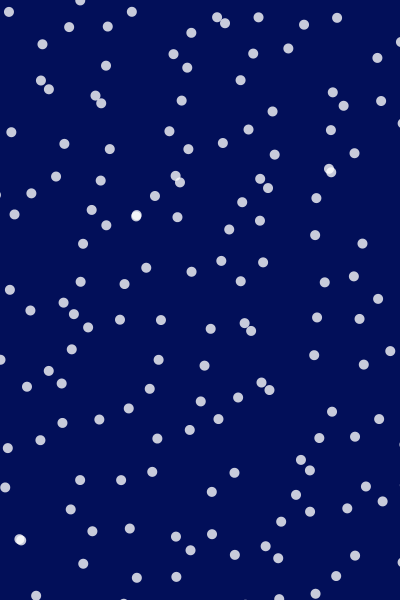
Frame 1 (no input)
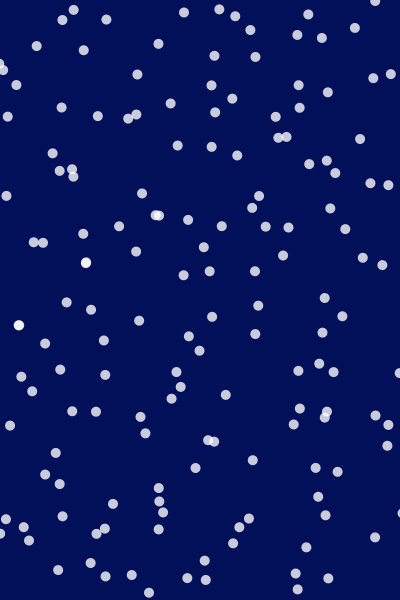
Frame 60 (the mouse pressed at the canvas centre just before this capture)
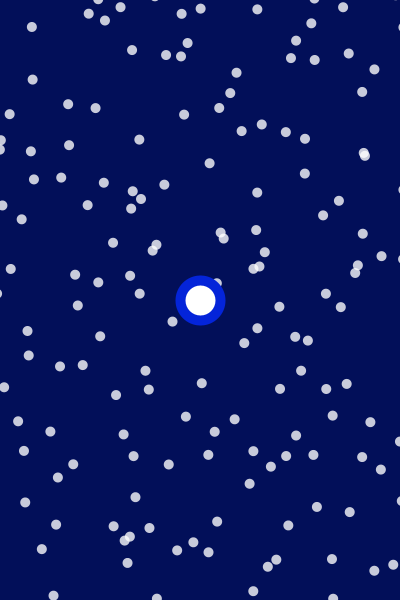
Frame 120 (the mouse held since frame 60 and released just before this capture)

The Processing sketch that drew these frames (run headless with seeded random() and noise(); from frame 60 on, the mouse is pressed at the canvas centre):

// Processing sketch: sketch_200208c
// ── sketch_200208c.pde

float step = 40;

void setup() {
  size(400, 600);
  background(#020F59);
  frameRate(20);
  smooth();
}

void draw() {
  background(#020F59);
  
  noStroke();
  fill(255,200);
  for (float x = -step; x <= width + step; x += step) {
    for (float y = -step; y <= height + step; y += step) {
      float time = frameCount / 20.0f;
      float offx = (noise(x + time, y) - 0.5f) * 100;
      float offy = (noise(x, y + time) - 0.5f) * 100;
      circle(x + offx, y + offy, 10); 
    }
  }
  
  if (mousePressed) {
    stroke(#0424D9);
    strokeWeight(10);
    fill(255);
    circle(mouseX, mouseY, 40); 
  }
}

void mousePressed() {
}
